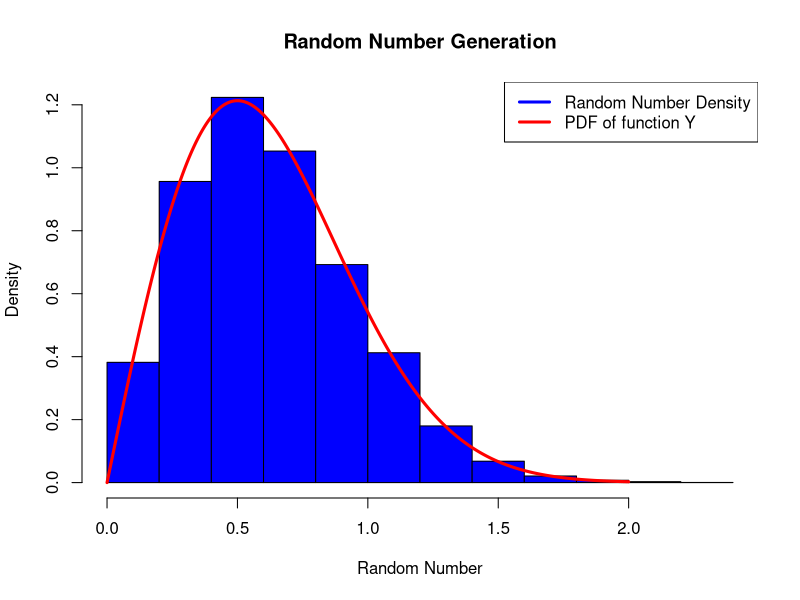

This figure's R source:
# Return the pth quantile for distribution of Y
get_Y_quantile <- function(quantile_value, exponential_rate) {
  return(sqrt(-1* log(1 - quantile_value) / exponential_rate))
}

# Random number generation function
generate_random_number <- function(how_many, exponential_rate) {
  
  # Genrate a uniform distribution between 0 and 1
  uniform_distribution = runif(how_many, min=0, max=1)
  
  # Declare an array to store the random numbers from the distribution of Y
  ramdoms_from_exp_distr = numeric(how_many)
 
  # For each number in the uniform distribution find the quantile of Y
  for (unif_distr_counter in 1:length(uniform_distribution)) {
    ramdoms_from_exp_distr[unif_distr_counter] = get_Y_quantile(uniform_distribution[unif_distr_counter], exponential_rate)
  }
  
  return(ramdoms_from_exp_distr)
   
}

# Return probability density of Y
y_probability_density <- function(real_number, exponential_rate) {
  
  return (2*real_number*exponential_rate*exp(-1 * exponential_rate * real_number^2))
  
}


#Generate 10,000 realizations of the random variable Y with λ= 2
realizations_needed = 10000
exponential_rate_lambda = 2

random_numbers = generate_random_number(how_many = realizations_needed, exponential_rate = exponential_rate_lambda)

# Plot a histogram of these numbers, using the hist function with option freq = FALSE.
hist(random_numbers, freq=FALSE, main= "Random Number Generation", xlab="Random Number", ylab="Density", col="blue")

# Use the lines command to plot the pdf of Y on top.
number_sequence = seq(0,2,.001)
y_probability_density_trend = y_probability_density(real_number = number_sequence, exponential_rate = exponential_rate_lambda)
length(y_probability_density_trend)

lines(number_sequence, y_probability_density_trend, lty=1, lwd=3, col="red")
legend("topright", legen=c("Random Number Density", "PDF of function Y"), col=c("blue", "red"), lwd=3, lty=1)

## Compute the sample mean and variance of your 10,000 realizations
mean(random_numbers)
var(random_numbers)